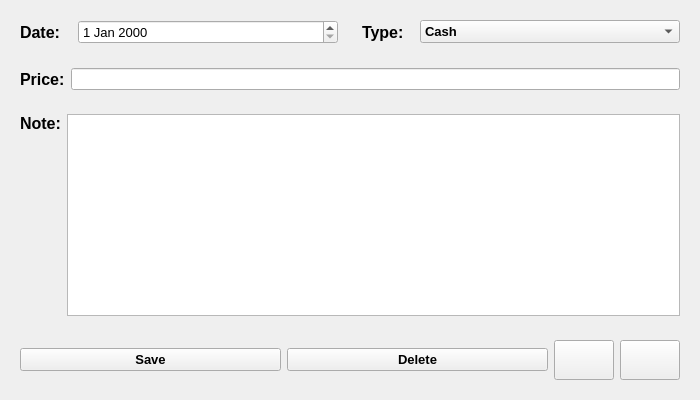
<?xml version="1.0" encoding="UTF-8"?>
<ui version="4.0">
 <class>ezn</class>
 <widget class="QWidget" name="ezn">
  <property name="geometry">
   <rect>
    <x>0</x>
    <y>0</y>
    <width>700</width>
    <height>400</height>
   </rect>
  </property>
  <property name="minimumSize">
   <size>
    <width>700</width>
    <height>400</height>
   </size>
  </property>
  <property name="maximumSize">
   <size>
    <width>700</width>
    <height>400</height>
   </size>
  </property>
  <property name="windowTitle">
   <string>Form</string>
  </property>
  <layout class="QVBoxLayout" name="verticalLayout">
   <item>
    <widget class="QWidget" name="widget" native="true">
     <layout class="QHBoxLayout" name="horizontalLayout">
      <property name="leftMargin">
       <number>0</number>
      </property>
      <property name="topMargin">
       <number>0</number>
      </property>
      <property name="rightMargin">
       <number>0</number>
      </property>
      <property name="bottomMargin">
       <number>0</number>
      </property>
      <item>
       <widget class="QWidget" name="widget_4" native="true">
        <layout class="QHBoxLayout" name="horizontalLayout_2">
         <item>
          <widget class="QLabel" name="label">
           <property name="font">
            <font>
             <pointsize>12</pointsize>
             <bold>true</bold>
            </font>
           </property>
           <property name="text">
            <string>Date:</string>
           </property>
          </widget>
         </item>
         <item alignment="Qt::AlignLeft">
          <widget class="QDateEdit" name="date">
           <property name="minimumSize">
            <size>
             <width>260</width>
             <height>0</height>
            </size>
           </property>
           <property name="maximumSize">
            <size>
             <width>250</width>
             <height>16777215</height>
            </size>
           </property>
           <property name="font">
            <font>
             <pointsize>10</pointsize>
            </font>
           </property>
          </widget>
         </item>
        </layout>
       </widget>
      </item>
      <item>
       <widget class="QWidget" name="widget_5" native="true">
        <layout class="QHBoxLayout" name="horizontalLayout_3">
         <item alignment="Qt::AlignLeft">
          <widget class="QLabel" name="label_2">
           <property name="font">
            <font>
             <pointsize>12</pointsize>
             <bold>true</bold>
            </font>
           </property>
           <property name="text">
            <string>Type:</string>
           </property>
          </widget>
         </item>
         <item alignment="Qt::AlignLeft">
          <widget class="QComboBox" name="type">
           <property name="minimumSize">
            <size>
             <width>260</width>
             <height>0</height>
            </size>
           </property>
           <property name="maximumSize">
            <size>
             <width>250</width>
             <height>16777215</height>
            </size>
           </property>
           <property name="font">
            <font>
             <pointsize>10</pointsize>
             <italic>false</italic>
             <bold>true</bold>
            </font>
           </property>
           <item>
            <property name="text">
             <string>Cash</string>
            </property>
           </item>
           <item>
            <property name="text">
             <string>Credit</string>
            </property>
           </item>
           <item>
            <property name="text">
             <string>Valu</string>
            </property>
           </item>
           <item>
            <property name="text">
             <string>Vodafone</string>
            </property>
           </item>
           <item>
            <property name="text">
             <string>Fawary</string>
            </property>
           </item>
          </widget>
         </item>
        </layout>
       </widget>
      </item>
     </layout>
    </widget>
   </item>
   <item>
    <widget class="QWidget" name="widget_2" native="true">
     <layout class="QHBoxLayout" name="horizontalLayout_4">
      <item>
       <widget class="QLabel" name="label_3">
        <property name="font">
         <font>
          <pointsize>12</pointsize>
          <bold>true</bold>
         </font>
        </property>
        <property name="text">
         <string>Price:</string>
        </property>
       </widget>
      </item>
      <item>
       <widget class="QLineEdit" name="price"/>
      </item>
     </layout>
    </widget>
   </item>
   <item>
    <widget class="QWidget" name="widget_3" native="true">
     <layout class="QHBoxLayout" name="horizontalLayout_5">
      <item alignment="Qt::AlignTop">
       <widget class="QLabel" name="label_4">
        <property name="font">
         <font>
          <pointsize>12</pointsize>
          <bold>true</bold>
         </font>
        </property>
        <property name="text">
         <string>Note:</string>
        </property>
       </widget>
      </item>
      <item>
       <widget class="QTextEdit" name="note"/>
      </item>
     </layout>
    </widget>
   </item>
   <item>
    <widget class="QWidget" name="widget_6" native="true">
     <layout class="QHBoxLayout" name="horizontalLayout_6">
      <item>
       <widget class="QPushButton" name="save">
        <property name="font">
         <font>
          <pointsize>10</pointsize>
          <bold>true</bold>
         </font>
        </property>
        <property name="text">
         <string>Save</string>
        </property>
        <property name="icon">
         <iconset resource="images/images.qrc">
          <normaloff>:/login/diskette.png</normaloff>:/login/diskette.png</iconset>
        </property>
       </widget>
      </item>
      <item>
       <widget class="QPushButton" name="del">
        <property name="font">
         <font>
          <pointsize>10</pointsize>
          <bold>true</bold>
         </font>
        </property>
        <property name="text">
         <string>Delete</string>
        </property>
        <property name="icon">
         <iconset resource="images/images.qrc">
          <normaloff>:/login/delete(2).png</normaloff>:/login/delete(2).png</iconset>
        </property>
       </widget>
      </item>
      <item>
       <widget class="QPushButton" name="left">
        <property name="minimumSize">
         <size>
          <width>60</width>
          <height>40</height>
         </size>
        </property>
        <property name="maximumSize">
         <size>
          <width>60</width>
          <height>40</height>
         </size>
        </property>
        <property name="text">
         <string/>
        </property>
        <property name="icon">
         <iconset resource="images/images.qrc">
          <normaloff>:/login/left_arrow.png</normaloff>:/login/left_arrow.png</iconset>
        </property>
        <property name="iconSize">
         <size>
          <width>20</width>
          <height>20</height>
         </size>
        </property>
       </widget>
      </item>
      <item>
       <widget class="QPushButton" name="right">
        <property name="minimumSize">
         <size>
          <width>60</width>
          <height>40</height>
         </size>
        </property>
        <property name="maximumSize">
         <size>
          <width>60</width>
          <height>40</height>
         </size>
        </property>
        <property name="font">
         <font>
          <pointsize>10</pointsize>
          <bold>true</bold>
         </font>
        </property>
        <property name="text">
         <string/>
        </property>
        <property name="icon">
         <iconset resource="images/images.qrc">
          <normaloff>:/login/right_arrow.png</normaloff>:/login/right_arrow.png</iconset>
        </property>
        <property name="iconSize">
         <size>
          <width>40</width>
          <height>20</height>
         </size>
        </property>
       </widget>
      </item>
     </layout>
    </widget>
   </item>
  </layout>
 </widget>
 <resources>
  <include location="images/images.qrc"/>
 </resources>
 <connections/>
</ui>
